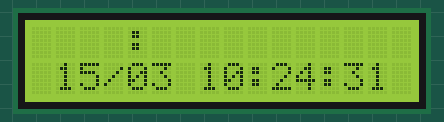
Simulated run of this sketch. Board: ESP32. Parts: 16×2 character LCD. WiFi joins after 1.5 s; servers stay silent unless stated; the local clock reads 2024-03-15 10:24:30 at power-on unless the sketch sets it.

Above: at 1.97 s.
At 6.1 s:
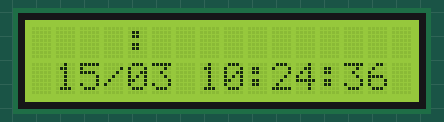
At 10.2 s:
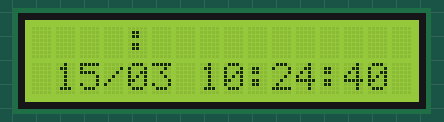
At 20.1 s:
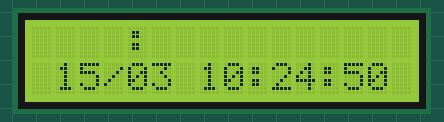
At 29.1 s:
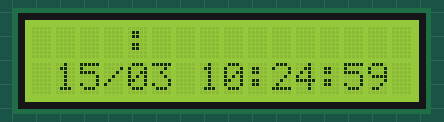
At 38.1 s:
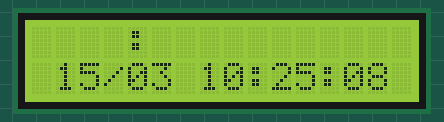

Measured:
- what the display in image 0 shows lasts 0.4 s, from 1.8 s to 2.2 s
- what the display in image 1 shows lasts 1.0 s, from 6.1 s to 7.1 s

The sketch:

RTTAPI_ESP32_1602.ino
```cpp
#include <LiquidCrystal.h>
#include <HTTPClient.h>
#include "time.h"
#include <WiFi.h>
#include <ArduinoJson.h>
// Uses ArduinoJson v.6.15.0

const char* ssid = "SSID"; //Substitute SSID with your WiFi SSID
const char* pass = "PASSWORD"; //Substitute PASSWORD with your Wifi Password

const char* ntpServer = "pool.ntp.org";
const long  gmtOffset_sec = 0; //Offset from GMT in seconds
const int   daylightOffset_sec = 3600; //Daylight Saving Time offset in seconds

LiquidCrystal lcd(14, 27, 26, 25, 33, 32); //LCD Pins

void printLocalTime()
{
  struct tm timeinfo;
  if(!getLocalTime(&timeinfo)){
    //Serial.println("Failed to obtain time");
    lcd.print("Failed to obtain time");
    return;
  }
  //Formatting options can be found here: https://en.cppreference.com/w/cpp/chrono/c/strftime
  lcd.print(&timeinfo, " %d/%m %H:%M:%S");
}

void setup() {
  // put your setup code here, to run once:

  Serial.begin(115200);
  lcd.begin(16,2);
  WiFi.begin(ssid, pass);

  while (WiFi.status() != WL_CONNECTED) {
    //Serial.println("Establishing a connection with WiFi network");
    lcd.print("Please Wait...");
  }
  lcd.clear();

  configTime(gmtOffset_sec, daylightOffset_sec, ntpServer);
  printLocalTime();

}

void loop() {
  // put your main code here, to run repeatedly:

  if ((WiFi.status() == WL_CONNECTED)) {
    HTTPClient http;
    //Substitute username and password for your unique username and password
    //Substitute "BMH" for your station's three-letter code
    http.begin("https://rttapi_username:rttapi_password@api.rtt.io/api/v1/json/search/BMH");
    int httpCode = http.GET();

    String payload = http.getString();
    //The following line is a formula generated here: https://arduinojson.org/v6/assistant/
    //Input a JSON response from a peak service time, to get one tailored to your station
    const size_t capacity = 18*JSON_ARRAY_SIZE(1) + JSON_ARRAY_SIZE(9) + 2*JSON_OBJECT_SIZE(3) + 18*JSON_OBJECT_SIZE(4) + 9*JSON_OBJECT_SIZE(9) + 9*JSON_OBJECT_SIZE(15);
    DynamicJsonDocument doc(capacity);
    deserializeJson(doc, payload);
    lcd.clear();
    lcd.setCursor(0,0);
    lcd.print(doc["services"][0]["locationDetail"]["realtimeArrival"].as<char*>());
    lcd.setCursor(4,0);
    lcd.print(": ");
    lcd.setCursor(6,0);
    lcd.print(doc["services"][0]["locationDetail"]["destination"][0]["description"].as<char*>());
    lcd.setCursor(0,1);
    printLocalTime();

    http.end(); //Release resources
  }
  //delay(1000);
}
```
